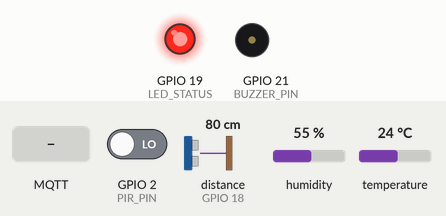
A sketch run on a simulated ESP32. Shown: output pins drawn as LEDs (lit = HIGH), buzzer (waves = sounding, pin HIGH). The test bench sets the inputs (shaded band); at power-on: distance to the obstacle (sensor on GPIO 18) 80 cm, temperature 24 °C, GPIO 2 (PIR_PIN) LOW, humidity 55 %. The echo pulse lasts 58.3 µs per cm; WiFi joins after 1.5 s; servers stay silent unless stated; no MQTT or app messages arrive unless stated; pins used as bus, display or sensor lines are not drawn; what the sketch prints to the serial monitor is not drawn.

Above: at 2.7 s.
2.8 s: distance to the obstacle (sensor on GPIO 18) set to 2 cm
At 3.6 s:
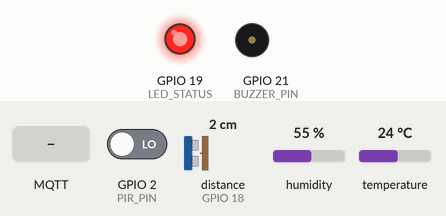
7.0 s: temperature set to 34.7 °C
11.7 s: temperature set to 35.7 °C
At 16.4 s:
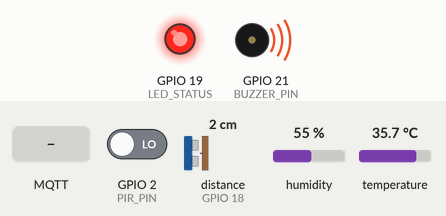
25.1 s: MQTT message "ALARME_ON" arrives on the first subscribed topic
At 27.0 s:
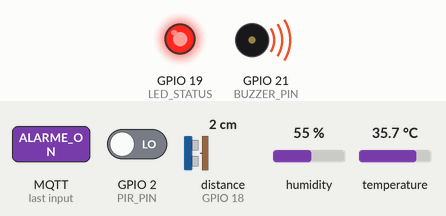
Timing chart, 0 to 28.1 s (numbered marks = the images above; inputs shaded):
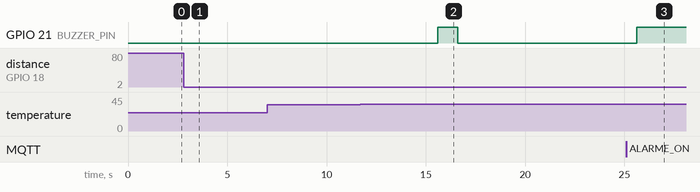

The sketch:

sketch.ino
```cpp
#include <WiFi.h>
#include <PubSubClient.h>
#include <DHT.h>
#include <ArduinoJson.h>

const char* ssid = "Wokwi-GUEST";
const char* password = "";

const char* mqtt_server = "test.mosquitto.org";
const int mqtt_port = 1883;
const char* mqtt_client_id = "abrigo_001";

const char* topic_ocupacao = "abrigo/001/ocupacao";
const char* topic_ambiente = "abrigo/001/ambiente";
const char* topic_recursos = "abrigo/001/recursos";
const char* topic_emergencia = "abrigo/001/emergencia";

#define DHT_PIN 4
#define DHT_TYPE DHT22
#define PIR_PIN 2
#define ULTRASONIC_TRIG 5
#define ULTRASONIC_ECHO 18
#define LED_STATUS 19
#define BUZZER_PIN 21

DHT dht(DHT_PIN, DHT_TYPE);
WiFiClient espClient;
PubSubClient client(espClient);

int pessoas_detectadas = 0;
int ultima_deteccao = 0;
float nivel_agua = 100.0;
bool emergencia_ativa = false;

void setup() {
  Serial.begin(115200);

  pinMode(PIR_PIN, INPUT);
  pinMode(ULTRASONIC_TRIG, OUTPUT);
  pinMode(ULTRASONIC_ECHO, INPUT);
  pinMode(LED_STATUS, OUTPUT);
  pinMode(BUZZER_PIN, OUTPUT);

  dht.begin();

  setup_wifi();

  client.setServer(mqtt_server, mqtt_port);
  client.setCallback(callback);

  Serial.println("Sistema Abrigue-se IoT Iniciado!");
  digitalWrite(LED_STATUS, HIGH); // LED indica sistema ativo
}

void loop() {
  if (!client.connected()) {
    reconnect();
  }
  client.loop();

  // Ler sensores a cada 5 segundos
  static unsigned long ultimo_envio = 0;
  if (millis() - ultimo_envio > 5000) {

    // 1. SENSOR DE OCUPAÇÃO (PIR)
    ler_ocupacao();

    // 2. SENSOR AMBIENTE (DHT22)
    ler_ambiente();

    // 3. SENSOR DE RECURSOS (Ultrassônico simulando nível água)
    ler_recursos();

    // 4. VERIFICAR EMERGÊNCIAS
    verificar_emergencias();

    ultimo_envio = millis();
  }

  delay(1000);
}

void setup_wifi() {
  delay(10);
  Serial.println();
  Serial.print("Conectando a ");
  Serial.println(ssid);

  WiFi.begin(ssid, password);

  while (WiFi.status() != WL_CONNECTED) {
    delay(500);
    Serial.print(".");
  }

  Serial.println("");
  Serial.println("WiFi conectado!");
  Serial.print("IP: ");
  Serial.println(WiFi.localIP());
}

void callback(char* topic, byte* payload, unsigned int length) {
  Serial.print("Mensagem recebida [");
  Serial.print(topic);
  Serial.print("]: ");

  String message;
  for (int i = 0; i < length; i++) {
    message += (char)payload[i];
  }
  Serial.println(message);

  if (String(topic) == "abrigo/001/comando") {
    if (message == "ALARME_ON") {
      emergencia_ativa = true;
      digitalWrite(BUZZER_PIN, HIGH);
    } else if (message == "ALARME_OFF") {
      emergencia_ativa = false;
      digitalWrite(BUZZER_PIN, LOW);
    }
  }
}

void reconnect() {
  while (!client.connected()) {
    Serial.print("Tentando conexão MQTT...");

    if (client.connect(mqtt_client_id)) {
      Serial.println("conectado");
      client.subscribe("abrigo/001/comando");
    } else {
      Serial.print("falhou, rc=");
      Serial.print(client.state());
      Serial.println(" tentando novamente em 5 segundos");
      delay(5000);
    }
  }
}

void ler_ocupacao() {
  int movimento = digitalRead(PIR_PIN);

  if (movimento == HIGH && millis() - ultima_deteccao > 1000) {
    pessoas_detectadas++;
    ultima_deteccao = millis();
    Serial.println("🚶 PESSOA DETECTADA! Nova pessoa entrou no abrigo!");
    Serial.println("👥 Total atualizado: " + String(pessoas_detectadas) + "/50 pessoas");
  } else {
    // Apenas mostrar total atual quando não há detecção
    Serial.println("👥 Total de pessoas no abrigo: " + String(pessoas_detectadas) + "/50");
  }

  // Criar JSON para ocupação
  StaticJsonDocument<200> doc;
  doc["abrigo_id"] = "001";
  doc["pessoas_atual"] = pessoas_detectadas;
  doc["capacidade_maxima"] = 50;
  doc["porcentagem_ocupacao"] = (pessoas_detectadas * 100.0) / 50;
  doc["timestamp"] = millis();

  char buffer[256];
  serializeJson(doc, buffer);

  client.publish(topic_ocupacao, buffer);
  Serial.println("Dados de ocupação enviados");
}

void ler_ambiente() {
  float temperatura = dht.readTemperature();
  float umidade = dht.readHumidity();

  if (isnan(temperatura) || isnan(umidade)) {
    Serial.println("Erro ao ler DHT22!");
    return;
  }

  // Criar JSON para ambiente
  StaticJsonDocument<200> doc;
  doc["abrigo_id"] = "001";
  doc["temperatura"] = temperatura;
  doc["umidade"] = umidade;
  doc["qualidade_ar"] = "BOA"; // Simulado
  doc["timestamp"] = millis();

  char buffer[256];
  serializeJson(doc, buffer);

  client.publish(topic_ambiente, buffer);
  Serial.println("Dados ambientais enviados - Temp: " + String(temperatura) + "°C, Umidade: " + String(umidade) + "%");
}

void ler_recursos() {
  // Simular medição de nível de água com ultrassônico
  digitalWrite(ULTRASONIC_TRIG, LOW);
  delayMicroseconds(2);
  digitalWrite(ULTRASONIC_TRIG, HIGH);
  delayMicroseconds(10);
  digitalWrite(ULTRASONIC_TRIG, LOW);

  long duration = pulseIn(ULTRASONIC_ECHO, HIGH);
  float distance = duration * 0.034 / 2;

  // Converter distância para porcentagem de água (simulação)
  nivel_agua = map(distance, 5, 20, 100, 0); // 5cm = cheio, 20cm = vazio
  if (nivel_agua > 100) nivel_agua = 100;
  if (nivel_agua < 0) nivel_agua = 0;

  // Criar JSON para recursos
  StaticJsonDocument<200> doc;
  doc["abrigo_id"] = "001";
  doc["nivel_agua"] = nivel_agua;
  doc["energia_bateria"] = 85; // Simulado
  doc["alimentos"] = 70; // Simulado
  doc["timestamp"] = millis();

  char buffer[256];
  serializeJson(doc, buffer);

  client.publish(topic_recursos, buffer);
  Serial.println("Dados de recursos enviados - Água: " + String(nivel_agua) + "%");
}

void verificar_emergencias() {
  bool emergencia_atual = false;
  String motivo_atual = "";

  // Verificar condições de emergência
  if (nivel_agua < 20) {
    emergencia_atual = true;
    motivo_atual = "AGUA_CRITICA";
  }

  if (pessoas_detectadas > 45) { // 90% da capacidade
    emergencia_atual = true;
    if (motivo_atual != "") motivo_atual += " + ";
    motivo_atual += "SUPERLOTACAO";
  }

  float temp = dht.readTemperature();
  if (!isnan(temp) && (temp > 35 || temp < 10)) {
    emergencia_atual = true;
    if (motivo_atual != "") motivo_atual += " + ";
    motivo_atual += "TEMPERATURA_EXTREMA";
  }

  if (emergencia_atual) {
    // Sempre avisar sobre emergências ativas
    Serial.println("🚨 EMERGÊNCIA ATIVA: " + motivo_atual);

    // Só tocar alarme na primeira detecção ou mudança de tipo
    static String ultimo_motivo = "";
    if (motivo_atual != ultimo_motivo) {
      digitalWrite(BUZZER_PIN, HIGH);
      delay(1000);
      digitalWrite(BUZZER_PIN, LOW);
      ultimo_motivo = motivo_atual;
    }

    // Enviar alerta de emergência
    StaticJsonDocument<200> doc;
    doc["abrigo_id"] = "001";
    doc["tipo_emergencia"] = motivo_atual;
    doc["nivel"] = "ALTO";
    doc["timestamp"] = millis();

    char buffer[256];
    serializeJson(doc, buffer);

    client.publish(topic_emergencia, buffer);
    emergencia_ativa = true;
  } else {
    if (emergencia_ativa) {
      Serial.println("✅ Todas as emergências foram resolvidas");
      emergencia_ativa = false;
    } else {
      Serial.println("✅ Nenhuma emergência detectada");
    }
  }
}
```

Measured:
- the behaviour switches between 35 and 35.1 °C on temperature (found by bisection; images 1 and 2)
- after the input at 2.8 s, GPIO 21 (BUZZER_PIN): stays LOW (without the input it goes to HIGH after 2.8 s)
- after the input at 7.0 s, every drawn part: stays the same
- after the input at 11.7 s, GPIO 21 (BUZZER_PIN): LOW → HIGH after 3.9 s, → LOW 1.0 s later
- after the input at 25.1 s, GPIO 21 (BUZZER_PIN): LOW → HIGH after 0.53 s
